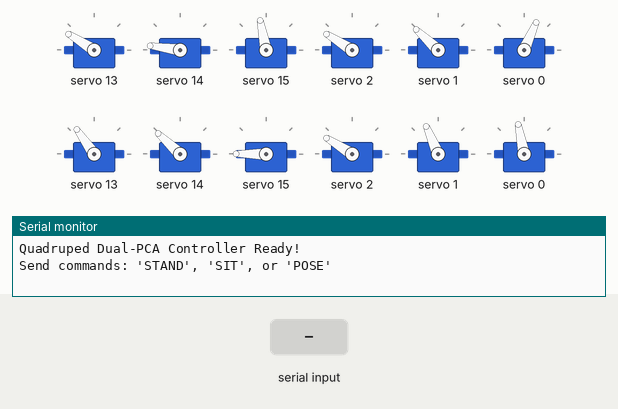
A sketch run on a simulated ESP32. Shown: 12 × servo, the last lines printed to the serial monitor. The test bench sets the inputs (shaded band).

Above: at 1.2 s.
1.3 s: "SIT\n" received over Serial
At 2.7 s:
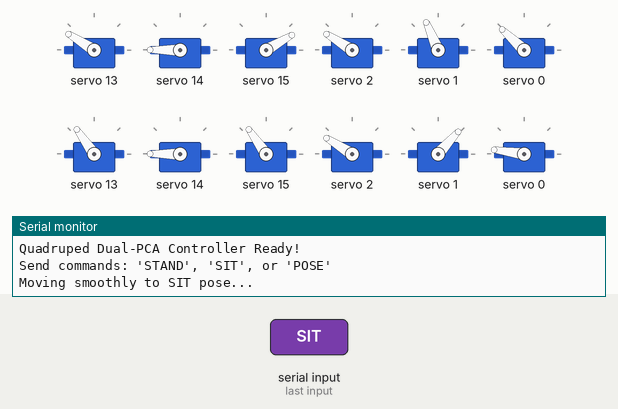
3.7 s: "STAND\n" received over Serial
At 5.5 s:
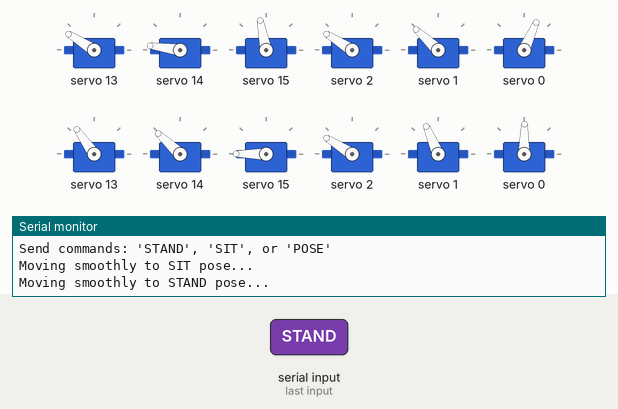
6.2 s: "POSE\n" received over Serial
At 7.7 s:
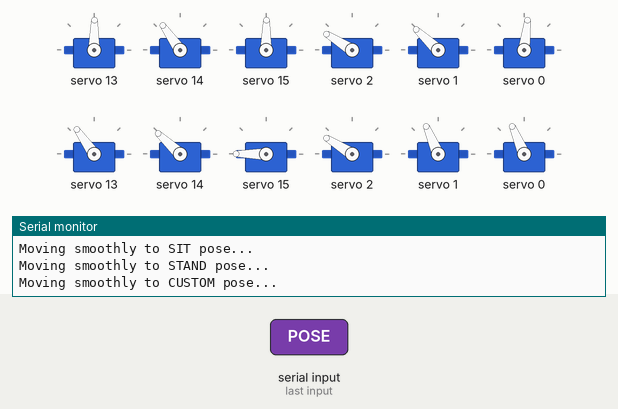
8.4 s: "STAND\n" received over Serial
At 8.86 s:
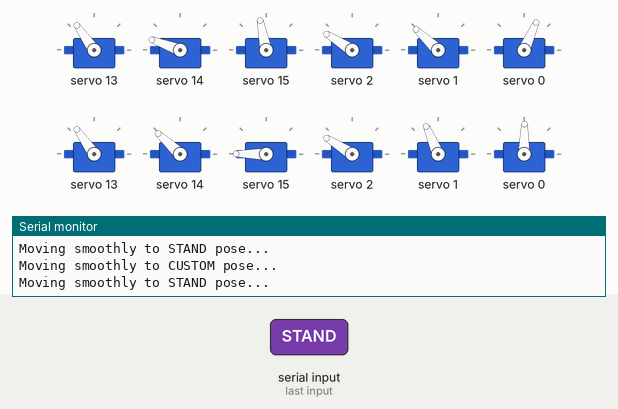
10.6 s: "SIT\n" received over Serial
At 11.06 s:
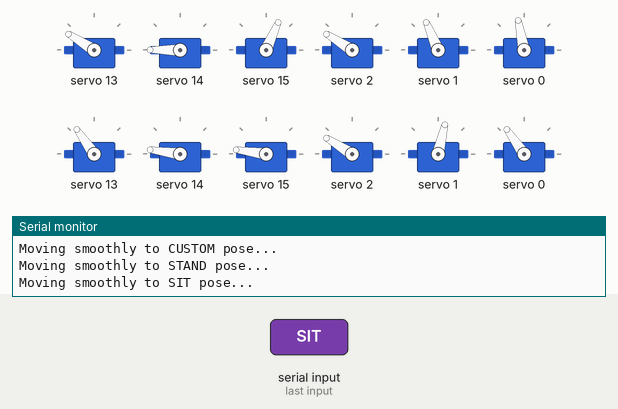
13.0 s: "POSE\n" received over Serial
At 13.46 s:
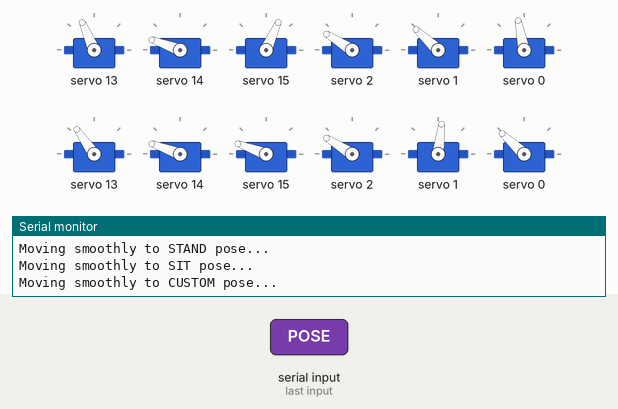
Timing chart, 0 to 16.0 s (numbered marks = the images above; inputs shaded):
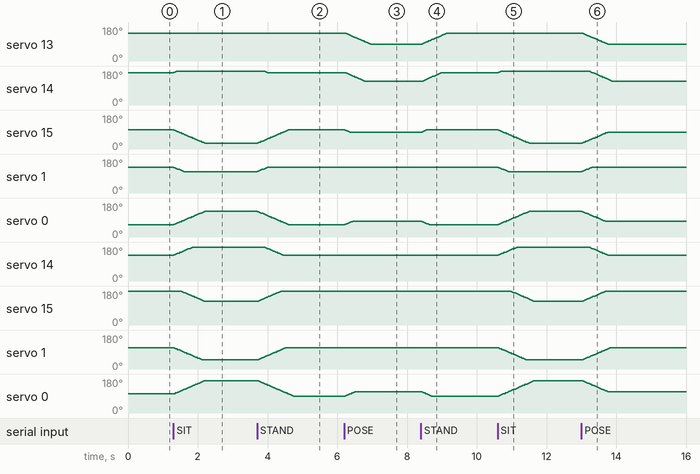

Measured:
- after the input at 1.3 s, servo 14: 172° → 180° at once; servo 15: moves from 101° to 30° over 0.89 s, starting at once; servo 1: moves from 137° to 113° over 0.29 s, starting at once; servo 0: moves from 66° to 137° over 0.89 s, starting at once; servo 14: moves from 137° to 180° over 0.56 s, starting at once
- after the input at 3.7 s, servo 14: 180° → 172° after 0.20 s; servo 15: moves from 30° to 101° over 0.89 s, starting at once; servo 1: moves from 113° to 137° over 0.28 s, starting at once; servo 0: moves from 137° to 66° over 0.89 s, starting at once; servo 14: moves from 180° to 137° over 0.54 s, starting after 0.20 s
- after the input at 6.2 s, servo 13: moves from 148° to 89° over 0.74 s, starting at once; servo 14: moves from 172° to 125° over 0.59 s, starting at once; servo 15: 101° → 89° at once; servo 0: moves from 66° to 83° over 0.22 s, starting at once; servo 0: moves from 89° to 113° over 0.28 s, starting at once
- after the input at 8.4 s, servo 13: moves from 89° to 148° over 0.74 s, starting at once; servo 14: moves from 125° to 172° over 0.58 s, starting at once; servo 15: 89° → 101° at once; servo 0: moves from 83° to 66° over 0.22 s, starting at once; servo 0: moves from 113° to 89° over 0.28 s, starting at once
- after the input at 10.6 s, servo 14: 172° → 180° at once; servo 15: moves from 101° to 30° over 0.89 s, starting at once; servo 1: moves from 137° to 113° over 0.29 s, starting at once; servo 0: moves from 66° to 137° over 0.89 s, starting at once; servo 14: moves from 137° to 180° over 0.56 s, starting at once
- after the input at 13.0 s, servo 13: moves from 148° to 89° over 0.75 s, starting at once; servo 14: moves from 180° to 125° over 0.70 s, starting after 0.21 s; servo 15: moves from 30° to 89° over 0.74 s, starting at once; servo 1: moves from 113° to 137° over 0.29 s, starting at once; servo 0: moves from 137° to 83° over 0.68 s, starting at once

The sketch:

ide_code_gesturedetection.ino
```cpp
#include <Wire.h>
#include <Adafruit_PWMServoDriver.h>

// ---------------------------------------------------------
// PCA9685 Setup
// ---------------------------------------------------------
// Two I2C buses on ESP32
TwoWire I2C_1 = TwoWire(0); // For PCA1 (Front)
TwoWire I2C_2 = TwoWire(1); // For PCA2 (Rear)

// Initialize the two PCA9685 boards.
// Assuming both are at default address 0x40 but on different I2C buses.
Adafruit_PWMServoDriver pca1 = Adafruit_PWMServoDriver(0x40, I2C_1);
Adafruit_PWMServoDriver pca2 = Adafruit_PWMServoDriver(0x40, I2C_2);

// Servo pulse ranges (tune for your specific servos, usually 150-600)
#define SERVO_MIN 150
#define SERVO_MAX 600

// ---------------------------------------------------------
// Motion Control Variables
// ---------------------------------------------------------
#define NUM_MOTORS 12

// Current position of the servos (starts in STAND pose)
float currentAngles[NUM_MOTORS] = {110, 130, 70,  110, 100, 40,  90, 100, 150,  110, 80, 70};

// Target position we want to move to smoothly
float targetAngles[NUM_MOTORS]  = {110, 130, 70,  110, 100, 40,  90, 100, 150,  110, 80, 70};
// Speed of smooth transition (Higher = faster).
// 1.0 means it moves 1 degree per update.
float moveSpeed = 1.0;

// Timing for non-blocking movement
unsigned long lastUpdate = 0;
int updateInterval = 15; // update every 15ms

// ---------------------------------------------------------
// Predefined Poses (EDIT THESE ANGLES!)
// Array format:
// [FL_S, FL_H, FL_K,  FR_S, FR_H, FR_K,  RL_S, RL_H, RL_K,  RR_S, RR_H, RR_K]
// S=Shoulder, H=Hip, K=Knee
// ---------------------------------------------------------
float POSE_STAND[NUM_MOTORS] = {110, 130, 70,  110, 100, 40,  90, 100, 160,  110, 80, 60};
float POSE_SIT[NUM_MOTORS]   = {110, 150, 10,  110, 80, 100,  90, 150, 90,  110, 25, 130};
float POSE_CUSTOM[NUM_MOTORS]= {60, 90, 60,   110, 100, 55,  90, 100, 150,   110, 80, 80};

// ---------------------------------------------------------
// Helper Functions
// ---------------------------------------------------------
uint16_t angleToPulse(int angle) {
  angle = constrain(angle, 0, 180);
  return map(angle, 0, 180, SERVO_MIN, SERVO_MAX);
}

// Function to map our 0-11 index to the correct PCA board and channel
void updateServo(int index, float angle) {
  uint16_t pulse = angleToPulse((int)angle);

  // PCA 1 (Front)
  if (index == 0) pca1.setPWM(13, 0, pulse);      // Front Left Shoulder (Left = 13,14,15)
  else if (index == 1) pca1.setPWM(14, 0, pulse); // Front Left Hip
  else if (index == 2) pca1.setPWM(15, 0, pulse); // Front Left Knee
  else if (index == 3) pca1.setPWM(2, 0, pulse);  // Front Right Shoulder (Right = 0,1,2)
  else if (index == 4) pca1.setPWM(1, 0, pulse);  // Front Right Hip
  else if (index == 5) pca1.setPWM(0, 0, pulse);  // Front Right Knee

  // PCA 2 (Rear)
  else if (index == 6) pca2.setPWM(13, 0, pulse);      // Rear Left Shoulder
  else if (index == 7) pca2.setPWM(14, 0, pulse); // Rear Left Hip
  else if (index == 8) pca2.setPWM(15, 0, pulse); // Rear Left Knee
  else if (index == 9) pca2.setPWM(2, 0, pulse);  // Rear Right Shoulder
  else if (index == 10) pca2.setPWM(1, 0, pulse);  // Rear Right Hip
  else if (index == 11) pca2.setPWM(0, 0, pulse);  // Rear Right Knee
}

void setTargetPose(float poseArray[]) {
  for (int i = 0; i < NUM_MOTORS; i++) {
    targetAngles[i] = poseArray[i];
  }
}

// ---------------------------------------------------------
// Setup
// ---------------------------------------------------------
void setup() {
  Serial.begin(115200);

  // Initialize I2C Bus 1 (PCA1 - Front) -> SDA: 21, SCL: 19
  I2C_1.begin(21, 19, 100000);

  // Initialize I2C Bus 2 (PCA2 - Rear) -> SDA: 23, SCL: 22
  I2C_2.begin(23, 22, 100000);

  pca1.begin();
  pca1.setPWMFreq(50);

  pca2.begin();
  pca2.setPWMFreq(50);

  // Jump immediately to initial positions
  for (int i = 0; i < NUM_MOTORS; i++) {
    updateServo(i, currentAngles[i]);
  }

  Serial.println("Quadruped Dual-PCA Controller Ready!");
  Serial.println("Send commands: 'STAND', 'SIT', or 'POSE'");
}

// ---------------------------------------------------------
// Main Loop
// ---------------------------------------------------------
void loop() {

  // 1. Handle incoming Serial Commands
  if (Serial.available()) {
    String input = Serial.readStringUntil('\n');
    input.trim();
    input.toUpperCase(); // Make case-insensitive

    if (input == "STAND") {
      Serial.println("Moving smoothly to STAND pose...");
      setTargetPose(POSE_STAND);
    }
    else if (input == "SIT") {
      Serial.println("Moving smoothly to SIT pose...");
      setTargetPose(POSE_SIT);
    }
    else if (input == "POSE") {
      Serial.println("Moving smoothly to CUSTOM pose...");
      setTargetPose(POSE_CUSTOM);
    }
  }

  // 2. Smoothly move current angles towards target angles
  unsigned long currentMillis = millis();
  if (currentMillis - lastUpdate >= updateInterval) {
    lastUpdate = currentMillis;

    for (int i = 0; i < NUM_MOTORS; i++) {
      if (abs(targetAngles[i] - currentAngles[i]) > moveSpeed) {
        // Move slightly towards target
        if (targetAngles[i] > currentAngles[i]) {
          currentAngles[i] += moveSpeed;
        } else {
          currentAngles[i] -= moveSpeed;
        }
        updateServo(i, currentAngles[i]);
      } else if (currentAngles[i] != targetAngles[i]) {
        // Snap to exact target if very close
        currentAngles[i] = targetAngles[i];
        updateServo(i, currentAngles[i]);
      }
    }
  }
}
```
